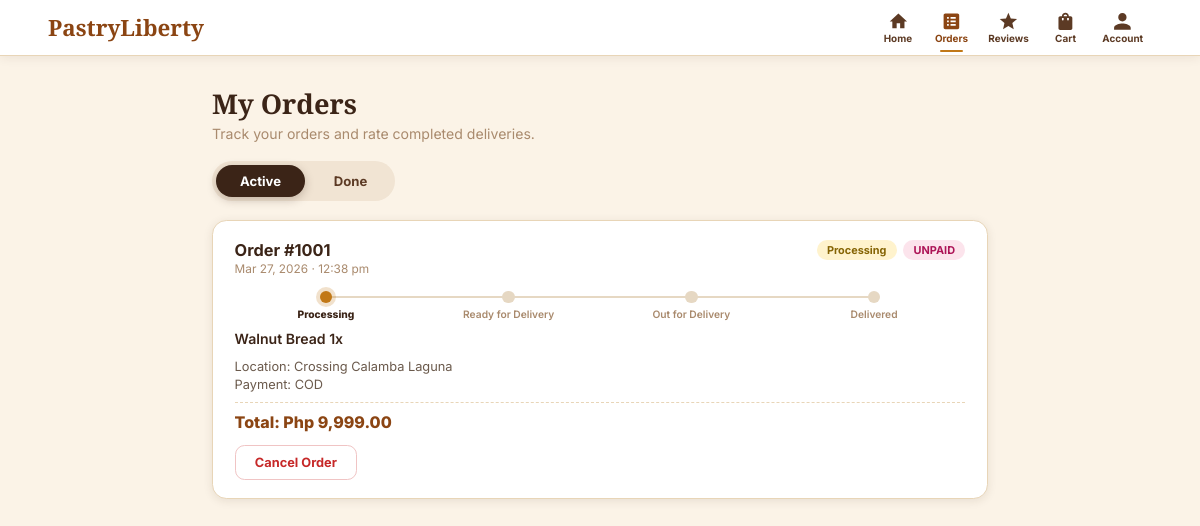
The page /customer-orders.php (signed in) on the database its author committed.
### tables this page shows
CREATE TABLE orders (
    id                    INT UNSIGNED    NOT NULL AUTO_INCREMENT,
    customer_id           INT UNSIGNED    NULL,                  
    customer_name         VARCHAR(120)    NOT NULL,
    phone                 VARCHAR(20)     NOT NULL,
    location              TEXT            NOT NULL,
    order_type            ENUM('online','walk_in') NOT NULL DEFAULT 'online',
    order_status          ENUM('Processing','Ready for Delivery','Out for Delivery','Done','Cancelled') NOT NULL DEFAULT 'Processing',
    cancelled_by          ENUM('customer','staff') NULL,             
    cancelled_at          DATETIME        NULL,
    cancel_notified       TINYINT(1)      NOT NULL DEFAULT 1,        
    payment_method        ENUM('COD','GCash','Card','Cash') NOT NULL DEFAULT 'COD',    
    payment_status        ENUM('UNPAID','PAID') NOT NULL DEFAULT 'UNPAID',

    subtotal              DECIMAL(10,2)   NOT NULL DEFAULT 0.00,
    discount_amount       DECIMAL(10,2)   NOT NULL DEFAULT 0.00,
    total                 DECIMAL(10,2)   NOT NULL DEFAULT 0.00,
    net_amount            DECIMAL(10,2)   NOT NULL DEFAULT 0.00,
    vat_amount            DECIMAL(10,2)   NOT NULL DEFAULT 0.00,
    is_senior_pwd         TINYINT(1)      NOT NULL DEFAULT 0,

    discount_status       ENUM('none','pending','approved','rejected') NOT NULL DEFAULT 'none',
    pwd_id_image_path     VARCHAR(255)    NULL,
    discount_reviewed_at  DATETIME        NULL,
    discount_reviewed_by  INT UNSIGNED    NULL,                  

    created_at            TIMESTAMP       NOT NULL DEFAULT CURRENT_TIMESTAMP,

    PRIMARY KEY (id),
    INDEX idx_phone            (phone),
    INDEX idx_order_status     (order_status),
    INDEX idx_created_at       (created_at),
    INDEX idx_discount_status  (discount_status),

    CONSTRAINT fk_orders_customer
        FOREIGN KEY (customer_id) REFERENCES customers (id)
        ON DELETE SET NULL,

    CONSTRAINT fk_orders_reviewer
        FOREIGN KEY (discount_reviewed_by) REFERENCES staff_users (id)
        ON DELETE SET NULL
);

### customer-orders.php (the view, shortened to what this page needs)
<?php
require 'db.php';
$cust_id       = (int)$_SESSION['customer_id'];
$tab     = ($_GET['tab'] ?? 'active') === 'done' ? 'done' : 'active';
$where = $tab === 'done'
    ? "o.order_status = 'Done'"
    : "o.order_status != 'Done'";
$orders = $pdo->prepare("
    SELECT
        o.*,
        GROUP_CONCAT(CONCAT(oi.product_name, ' ', oi.quantity, 'x') ORDER BY oi.id SEPARATOR ', ') AS items_text,
        r.stars        AS review_stars,
        r.comment      AS review_comment,
        r.rated_at     AS review_rated_at
    FROM orders o
    JOIN order_items oi ON oi.order_id = o.id
    LEFT JOIN reviews r ON r.order_id = o.id
    WHERE o.customer_id = ? AND {$where}
    GROUP BY o.id
    ORDER BY o.created_at DESC
");
$orders->execute([$cust_id]);
$orders = $orders->fetchAll();
$entries = [];
foreach ($orders as $o) {
    $entries[] = ['kind' => 'order', 'sort_at' => $o['created_at'], 'data' => $o];
}
usort($entries, fn($a, $b) => strcmp($b['sort_at'], $a['sort_at']));
function e(string $s): string { return htmlspecialchars($s, ENT_QUOTES, 'UTF-8'); }
function status_tag(string $s): string {
    $map = ['Processing' => 'processing', 'Ready for Delivery' => 'ready', 'Out for Delivery' => 'out', 'Done' => 'done', 'Cancelled' => 'cancelled'];
    $cls = $map[$s] ?? 'processing';
    return '<span class="tag ' . $cls . '">' . e($s) . '</span>';
}
function payment_tag(string $s): string {
    $cls = $s === 'PAID' ? 'paid' : 'unpaid';
    return '<span class="tag ' . $cls . '">' . e($s) . '</span>';
}
?>
<!DOCTYPE html>
<html lang="en">
<head>
</head>
<body>
<?php $nav_active = 'orders'; $nav_cart = 'link'; require 'customer-nav.php'; ?>
<main class="page">
    <h1>My Orders</h1>
    <p class="intro">Track your orders and rate completed deliveries.</p>
    <div class="tabs">
        <a href="customer-orders.php?tab=active"
           class="tab-btn <?= $tab === 'active' ? 'active' : '' ?>">Active</a>
        <a href="customer-orders.php?tab=done"
           class="tab-btn <?= $tab === 'done'   ? 'active' : '' ?>">Done</a>
    </div>
    <div class="orders-list">
        <?php if (empty($entries)): ?>
            <div class="empty-state">
                No orders here yet.
                <a href="ordering-page.php">Go shopping</a>
            </div>
        <?php else: ?>
            <?php foreach ($entries as $entry): ?>
                <?php if ($entry['kind'] === 'order'):
                    $o  = $entry['data'];
                    $dt = new DateTime($o['created_at']);
                ?>
                <article class="order-card" id="order-<?= $o['id'] ?>">
                    <div class="order-card-head">
                        <div>
                            <h2>Order #<?= $o['id'] ?></h2>
                            <p class="order-date"><?= $dt->format('M j, Y') ?> &middot; <?= strtolower($dt->format('g:i a')) ?></p>
                        </div>
                        <div class="status-tags">
                            <?= status_tag($o['order_status']) ?>
                            <?= payment_tag($o['payment_status']) ?>
                        </div>
                    </div>
                    <?php if ($o['order_status'] !== 'Cancelled'):
                        $steps = ['Processing', 'Ready for Delivery', 'Out for Delivery', 'Done'];
                        $cur   = array_search($o['order_status'], $steps, true);
                        $cur   = $cur === false ? 0 : $cur;
                        $all   = $o['order_status'] === 'Done';
                    ?>
                        <ol class="tracker" aria-label="Order progress">
                            <?php foreach ($steps as $i => $label): ?>
                                <li class="<?= ($all || $i < $cur) ? 'done' : ($i === $cur ? 'current' : '') ?>">
                                    <span class="dot"></span><?= $label === 'Done' ? 'Delivered' : e($label) ?>
                                </li>
                            <?php endforeach; ?>
                        </ol>
                    <?php elseif (($o['cancelled_by'] ?? '') === 'staff'): ?>
                        <div class="cancel-note">This order was cancelled by the shop staff.</div>
                    <?php elseif (($o['cancelled_by'] ?? '') === 'customer'): ?>
                        <div class="cancel-note">You cancelled this order.</div>
                    <?php endif; ?>
                    <div class="order-items"><?= e($o['items_text']) ?></div>
                    <div class="order-meta-row">Location: <?= e($o['location']) ?></div>
                    <div class="order-meta-row">Payment: <?= e($o['payment_method']) ?></div>
                    <div class="order-total">Total: Php <?= number_format($o['total'], 2) ?></div>
                    <?php if ($o['order_status'] === 'Processing'): ?>
                        <button type="button" class="cancel-order-btn" onclick="askCancel(<?= (int)$o['id'] ?>)">Cancel Order</button>
                    <?php elseif (in_array($o['order_status'], ['Ready for Delivery', 'Out for Delivery'], true)): ?>
                        <p class="no-cancel-note">This order is already being delivered, so it can no longer be cancelled.</p>
                    <?php endif; ?>
                </article>
                <?php endif; ?>
            <?php endforeach; ?>
        <?php endif; ?>
    </div>
</main>
</body>
</html>

### customer-nav.php (shortened to what this page needs)
<?php
$nav_active = $nav_active ?? '';
$nav_cart   = $nav_cart   ?? 'link';
$__act      = fn(string $k): string => $nav_active === $k ? ' active' : '';
?>
<nav class="cnav" aria-label="Main">
    <a href="ordering-page.php" class="cnav-logo">PastryLiberty</a>
    <div class="cnav-items">
        <a href="ordering-page.php" class="cnav-item<?= $__act('home') ?>">
            <span class="cnav-ico"><svg viewBox="0 0 24 24"><path d="M10 20v-6h4v6h5v-8h3L12 3 2 12h3v8z"/></svg></span>
            <span class="cnav-lbl">Home</span>
        </a>
        <a href="customer-orders.php" class="cnav-item<?= $__act('orders') ?>">
            <span class="cnav-ico"><svg viewBox="0 0 24 24"><path d="M19 3H5c-1.1 0-2 .9-2 2v14c0 1.1.9 2 2 2h14c1.1 0 2-.9 2-2V5c0-1.1-.9-2-2-2zM9 17H7v-2h2v2zm0-4H7v-2h2v2zm0-4H7V7h2v2zm8 8h-6v-2h6v2zm0-4h-6v-2h6v2zm0-4h-6V7h6v2z"/></svg></span>
            <span class="cnav-lbl">Orders</span>
        </a>
        <a href="customer-reviews.php" class="cnav-item cnav-hide-sm<?= $__act('reviews') ?>">
            <span class="cnav-ico"><svg viewBox="0 0 24 24"><path d="M12 17.27L18.18 21l-1.64-7.03L22 9.24l-7.19-.61L12 2 9.19 8.63 2 9.24l5.46 4.73L5.82 21z"/></svg></span>
            <span class="cnav-lbl">Reviews</span>
        </a>
        <?php $__cart_svg = '<span class="cnav-ico"><svg viewBox="0 0 24 24"><path d="M18 6h-2c0-2.21-1.79-4-4-4S8 3.79 8 6H6c-1.1 0-2 .9-2 2v12c0 1.1.9 2 2 2h12c1.1 0 2-.9 2-2V8c0-1.1-.9-2-2-2zm-8 4c0 .55-.45 1-1 1s-1-.45-1-1V8h2v2zm2-6c1.1 0 2 .9 2 2h-4c0-1.1.9-2 2-2zm4 6c0 .55-.45 1-1 1s-1-.45-1-1V8h2v2z"/></svg><span class="cnav-badge" id="navCartBadge">0</span></span><span class="cnav-lbl">Cart</span>'; ?>
        <?php if ($nav_cart === 'drawer'): ?>
            <button type="button" class="cnav-item" onclick="openCart()"><?= $__cart_svg ?></button>
        <?php else: ?>
            <a href="ordering-page.php?cart=1" class="cnav-item"><?= $__cart_svg ?></a>
        <?php endif; ?>
        <div class="cnav-wrap">
            <button type="button" class="cnav-item<?= $__act('account') ?>" onclick="toggleDropdown('profileDropdown',event)">
                <span class="cnav-ico"><svg viewBox="0 0 24 24"><path d="M12 12c2.7 0 4.8-2.1 4.8-4.8S14.7 2.4 12 2.4 7.2 4.5 7.2 7.2 9.3 12 12 12zm0 2.4c-3.2 0-9.6 1.6-9.6 4.8v2.4h19.2v-2.4c0-3.2-6.4-4.8-9.6-4.8z"/></svg></span>
                <span class="cnav-lbl">Account</span>
            </button>
        </div>
    </div>
</nav>
<div class="cnav-spacer"></div>

### customer-orders.php (style rules this page uses)
:root { --cream:#FBF3E7; --cream-deep:#F1E4D3; --tan:#E8D5B7; --dark-brown:#3B2417; --brown:#8B4513; --text:#3B2417; --muted:#A98A6D; --white:#fff; --choc:#5C3A24; --caramel:#C17817; --shadow:rgba(59,36,23,.10); }
* { box-sizing:border-box; margin:0; padding:0; }
html, body { overflow-x:hidden; max-width:100%; }
body { font-family:'Inter',Arial,sans-serif; background:var(--cream); color:var(--text); min-height:100vh; }
.page { max-width:56rem; margin:0 auto; padding:1.8rem 5% 3rem; }
.page h1 { font-family:'Playfair Display',serif; font-size:1.7rem; color:var(--dark-brown); margin-bottom:.2rem; }
.page .intro { font-size:.88rem; color:var(--muted); margin-bottom:1.2rem; }
.tabs { display:flex; gap:.3rem; margin-bottom:1.2rem; background:var(--cream-deep); padding:.25rem; border-radius:2rem; width:fit-content; }
.tab-btn { padding:.5rem 1.5rem; border-radius:1.6rem; font-size:.82rem; font-weight:700; color:var(--choc); text-decoration:none; transition:background .15s,color .15s; }
.tab-btn.active { background:var(--dark-brown); color:var(--white); box-shadow:0 3px 10px rgba(59,36,23,.25); }
.orders-list { display:flex; flex-direction:column; gap:.9rem; }
.order-card { background:var(--white); border:1px solid var(--tan); border-radius:.9rem; padding:1.15rem 1.35rem; box-shadow:0 2px 10px var(--shadow); }
.order-card-head { display:flex; justify-content:space-between; align-items:flex-start; gap:.8rem; margin-bottom:.6rem; flex-wrap:wrap; }
.order-card-head h2 { font-size:1.02rem; font-weight:700; color:var(--dark-brown); }
.order-date { font-size:.74rem; color:var(--muted); margin-top:.15rem; }
.status-tags { display:flex; gap:.4rem; flex-wrap:wrap; }
.tag { padding:.2rem .65rem; border-radius:1rem; font-size:.68rem; font-weight:700; white-space:nowrap; }
.tag.processing { background:#fff3cd; color:#856404; }
.tag.unpaid { background:#fce4ec; color:#ad1457; }
.tracker { list-style:none; display:flex; margin:.9rem 0 .4rem; padding:0; }
.tracker li { flex:1; position:relative; text-align:center; font-size:.64rem; font-weight:600; color:var(--muted); }
.tracker .dot { display:block; width:.8rem; height:.8rem; border-radius:50%; background:#e6d8c3; margin:0 auto .3rem; position:relative; z-index:1; }
.tracker li::before { content:''; position:absolute; top:.37rem; left:-50%; width:100%; height:2px; background:#e6d8c3; }
.tracker li:first-child::before { display:none; }
.tracker li.done .dot, .tracker li.current .dot { background:var(--caramel); }
.tracker li.done::before, .tracker li.current::before { background:var(--caramel); }
.tracker li.current { color:var(--dark-brown); font-weight:800; }
.tracker li.current .dot { box-shadow:0 0 0 4px rgba(193,120,23,.22); }
.cancel-order-btn { margin-top:.8rem; padding:.55rem 1.2rem; background:#fff; color:#c62828; border:1.5px solid #f0c4c4; border-radius:.6rem; font-size:.8rem; font-weight:700; cursor:pointer; font-family:inherit; }
.order-items { margin:.5rem 0 .6rem; font-size:.88rem; font-weight:600; line-height:1.5; overflow-wrap:anywhere; }
.order-meta-row { font-size:.8rem; color:#6b5a4c; margin-bottom:.2rem; overflow-wrap:anywhere; }
.order-total { font-size:1rem; font-weight:800; color:var(--brown); margin-top:.6rem; padding-top:.6rem; border-top:1px dashed var(--tan); }

### rows shown on the page
orders: id "1001", created_at "Mar 27, 2026", created_at "12:38 pm", order_status "Processing", payment_status "UNPAID", label "Processing", label "Ready for Delivery", label "Out for Delivery", items_text "Walnut Bread 1x", location "Crossing Calamba Laguna", payment_method "COD", total "9,999.00"
